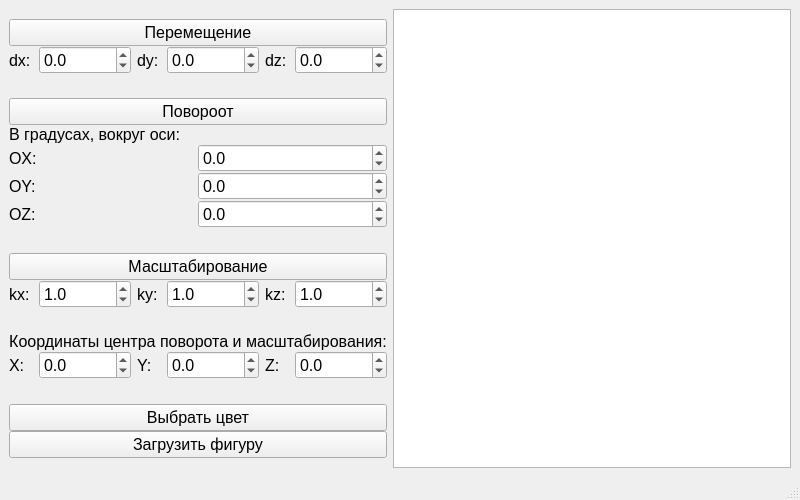
<?xml version="1.0" encoding="UTF-8"?>
<ui version="4.0">
 <class>MainWindow</class>
 <widget class="QMainWindow" name="MainWindow">
  <property name="geometry">
   <rect>
    <x>0</x>
    <y>0</y>
    <width>800</width>
    <height>500</height>
   </rect>
  </property>
  <property name="windowTitle">
   <string>MainWindow</string>
  </property>
  <widget class="QWidget" name="centralwidget">
   <layout class="QHBoxLayout" name="horizontalLayout">
    <item>
     <widget class="QWidget" name="toolbar_wdgt" native="true">
      <property name="maximumSize">
       <size>
        <width>850</width>
        <height>16777215</height>
       </size>
      </property>
      <property name="font">
       <font>
        <pointsize>12</pointsize>
       </font>
      </property>
      <layout class="QVBoxLayout" name="verticalLayout">
       <property name="spacing">
        <number>0</number>
       </property>
       <property name="leftMargin">
        <number>0</number>
       </property>
       <property name="topMargin">
        <number>10</number>
       </property>
       <property name="rightMargin">
        <number>0</number>
       </property>
       <property name="bottomMargin">
        <number>10</number>
       </property>
       <item>
        <widget class="QPushButton" name="shift_btn">
         <property name="font">
          <font>
           <pointsize>12</pointsize>
          </font>
         </property>
         <property name="text">
          <string>Перемещение</string>
         </property>
        </widget>
       </item>
       <item>
        <layout class="QHBoxLayout" name="horizontalLayout_7">
         <property name="spacing">
          <number>6</number>
         </property>
         <item>
          <widget class="QLabel" name="label_10">
           <property name="sizePolicy">
            <sizepolicy hsizetype="Minimum" vsizetype="Preferred">
             <horstretch>0</horstretch>
             <verstretch>0</verstretch>
            </sizepolicy>
           </property>
           <property name="font">
            <font>
             <pointsize>12</pointsize>
            </font>
           </property>
           <property name="text">
            <string>dx:</string>
           </property>
          </widget>
         </item>
         <item>
          <widget class="QDoubleSpinBox" name="dx_dsp">
           <property name="font">
            <font>
             <pointsize>12</pointsize>
            </font>
           </property>
           <property name="frame">
            <bool>true</bool>
           </property>
           <property name="decimals">
            <number>1</number>
           </property>
           <property name="minimum">
            <double>-10000.000000000000000</double>
           </property>
           <property name="maximum">
            <double>10000.000000000000000</double>
           </property>
           <property name="singleStep">
            <double>10.000000000000000</double>
           </property>
          </widget>
         </item>
         <item>
          <widget class="QLabel" name="label_11">
           <property name="font">
            <font>
             <pointsize>12</pointsize>
            </font>
           </property>
           <property name="text">
            <string>dy:</string>
           </property>
          </widget>
         </item>
         <item>
          <widget class="QDoubleSpinBox" name="dy_dsp">
           <property name="font">
            <font>
             <pointsize>12</pointsize>
            </font>
           </property>
           <property name="frame">
            <bool>true</bool>
           </property>
           <property name="decimals">
            <number>1</number>
           </property>
           <property name="minimum">
            <double>-10000.000000000000000</double>
           </property>
           <property name="maximum">
            <double>10000.000000000000000</double>
           </property>
           <property name="singleStep">
            <double>10.000000000000000</double>
           </property>
          </widget>
         </item>
         <item>
          <widget class="QLabel" name="label_4">
           <property name="text">
            <string>dz:</string>
           </property>
          </widget>
         </item>
         <item>
          <widget class="QDoubleSpinBox" name="dz_dsp">
           <property name="font">
            <font>
             <pointsize>12</pointsize>
            </font>
           </property>
           <property name="frame">
            <bool>true</bool>
           </property>
           <property name="decimals">
            <number>1</number>
           </property>
           <property name="minimum">
            <double>-10000.000000000000000</double>
           </property>
           <property name="maximum">
            <double>10000.000000000000000</double>
           </property>
           <property name="singleStep">
            <double>10.000000000000000</double>
           </property>
          </widget>
         </item>
        </layout>
       </item>
       <item>
        <spacer name="verticalSpacer_2">
         <property name="orientation">
          <enum>Qt::Vertical</enum>
         </property>
         <property name="sizeHint" stdset="0">
          <size>
           <width>20</width>
           <height>40</height>
          </size>
         </property>
        </spacer>
       </item>
       <item>
        <widget class="QPushButton" name="rotate_btn">
         <property name="font">
          <font>
           <pointsize>12</pointsize>
          </font>
         </property>
         <property name="text">
          <string>Повороот</string>
         </property>
        </widget>
       </item>
       <item>
        <widget class="QLabel" name="label_7">
         <property name="text">
          <string>В градусах, вокруг оси:</string>
         </property>
        </widget>
       </item>
       <item>
        <layout class="QHBoxLayout" name="horizontalLayout_5">
         <item>
          <widget class="QLabel" name="label_9">
           <property name="text">
            <string>OX:</string>
           </property>
          </widget>
         </item>
         <item>
          <widget class="QDoubleSpinBox" name="x_angle_dsp">
           <property name="font">
            <font>
             <pointsize>12</pointsize>
            </font>
           </property>
           <property name="decimals">
            <number>1</number>
           </property>
           <property name="minimum">
            <double>-10000.000000000000000</double>
           </property>
           <property name="maximum">
            <double>10000.000000000000000</double>
           </property>
           <property name="singleStep">
            <double>10.000000000000000</double>
           </property>
          </widget>
         </item>
        </layout>
       </item>
       <item>
        <layout class="QHBoxLayout" name="horizontalLayout_6">
         <item>
          <widget class="QLabel" name="label_14">
           <property name="text">
            <string>OY:</string>
           </property>
          </widget>
         </item>
         <item>
          <widget class="QDoubleSpinBox" name="y_angle_dsp">
           <property name="font">
            <font>
             <pointsize>12</pointsize>
            </font>
           </property>
           <property name="decimals">
            <number>1</number>
           </property>
           <property name="minimum">
            <double>-10000.000000000000000</double>
           </property>
           <property name="maximum">
            <double>10000.000000000000000</double>
           </property>
           <property name="singleStep">
            <double>10.000000000000000</double>
           </property>
          </widget>
         </item>
        </layout>
       </item>
       <item>
        <layout class="QHBoxLayout" name="horizontalLayout_4">
         <item>
          <widget class="QLabel" name="label_8">
           <property name="text">
            <string>OZ:</string>
           </property>
          </widget>
         </item>
         <item>
          <widget class="QDoubleSpinBox" name="z_angle_dsp">
           <property name="font">
            <font>
             <pointsize>12</pointsize>
            </font>
           </property>
           <property name="decimals">
            <number>1</number>
           </property>
           <property name="minimum">
            <double>-10000.000000000000000</double>
           </property>
           <property name="maximum">
            <double>10000.000000000000000</double>
           </property>
           <property name="singleStep">
            <double>10.000000000000000</double>
           </property>
          </widget>
         </item>
        </layout>
       </item>
       <item>
        <spacer name="verticalSpacer_3">
         <property name="orientation">
          <enum>Qt::Vertical</enum>
         </property>
         <property name="sizeHint" stdset="0">
          <size>
           <width>20</width>
           <height>40</height>
          </size>
         </property>
        </spacer>
       </item>
       <item>
        <widget class="QPushButton" name="scaling_btn">
         <property name="font">
          <font>
           <pointsize>12</pointsize>
          </font>
         </property>
         <property name="styleSheet">
          <string notr="true"/>
         </property>
         <property name="text">
          <string>Масштабирование</string>
         </property>
        </widget>
       </item>
       <item>
        <layout class="QHBoxLayout" name="horizontalLayout_8">
         <property name="spacing">
          <number>6</number>
         </property>
         <item>
          <widget class="QLabel" name="label_12">
           <property name="sizePolicy">
            <sizepolicy hsizetype="Minimum" vsizetype="Preferred">
             <horstretch>0</horstretch>
             <verstretch>0</verstretch>
            </sizepolicy>
           </property>
           <property name="font">
            <font>
             <pointsize>12</pointsize>
            </font>
           </property>
           <property name="text">
            <string>kx:</string>
           </property>
          </widget>
         </item>
         <item>
          <widget class="QDoubleSpinBox" name="kx_dsp">
           <property name="font">
            <font>
             <pointsize>12</pointsize>
            </font>
           </property>
           <property name="frame">
            <bool>true</bool>
           </property>
           <property name="decimals">
            <number>1</number>
           </property>
           <property name="minimum">
            <double>-10000.000000000000000</double>
           </property>
           <property name="maximum">
            <double>10000.000000000000000</double>
           </property>
           <property name="singleStep">
            <double>0.500000000000000</double>
           </property>
           <property name="value">
            <double>1.000000000000000</double>
           </property>
          </widget>
         </item>
         <item>
          <widget class="QLabel" name="label_13">
           <property name="font">
            <font>
             <pointsize>12</pointsize>
            </font>
           </property>
           <property name="text">
            <string>ky:</string>
           </property>
          </widget>
         </item>
         <item>
          <widget class="QDoubleSpinBox" name="ky_dsp">
           <property name="font">
            <font>
             <pointsize>12</pointsize>
            </font>
           </property>
           <property name="frame">
            <bool>true</bool>
           </property>
           <property name="decimals">
            <number>1</number>
           </property>
           <property name="minimum">
            <double>-10000.000000000000000</double>
           </property>
           <property name="maximum">
            <double>10000.000000000000000</double>
           </property>
           <property name="singleStep">
            <double>0.500000000000000</double>
           </property>
           <property name="value">
            <double>1.000000000000000</double>
           </property>
          </widget>
         </item>
         <item>
          <widget class="QLabel" name="label_6">
           <property name="text">
            <string>kz:</string>
           </property>
          </widget>
         </item>
         <item>
          <widget class="QDoubleSpinBox" name="kz_dsp">
           <property name="font">
            <font>
             <pointsize>12</pointsize>
            </font>
           </property>
           <property name="frame">
            <bool>true</bool>
           </property>
           <property name="decimals">
            <number>1</number>
           </property>
           <property name="minimum">
            <double>-10000.000000000000000</double>
           </property>
           <property name="maximum">
            <double>10000.000000000000000</double>
           </property>
           <property name="singleStep">
            <double>0.500000000000000</double>
           </property>
           <property name="value">
            <double>1.000000000000000</double>
           </property>
          </widget>
         </item>
        </layout>
       </item>
       <item>
        <spacer name="verticalSpacer_4">
         <property name="orientation">
          <enum>Qt::Vertical</enum>
         </property>
         <property name="sizeHint" stdset="0">
          <size>
           <width>20</width>
           <height>40</height>
          </size>
         </property>
        </spacer>
       </item>
       <item>
        <widget class="QLabel" name="label_3">
         <property name="sizePolicy">
          <sizepolicy hsizetype="Preferred" vsizetype="Fixed">
           <horstretch>0</horstretch>
           <verstretch>0</verstretch>
          </sizepolicy>
         </property>
         <property name="font">
          <font>
           <pointsize>12</pointsize>
           <weight>50</weight>
           <bold>false</bold>
          </font>
         </property>
         <property name="text">
          <string>Координаты центра поворота и масштабирования:</string>
         </property>
         <property name="alignment">
          <set>Qt::AlignCenter</set>
         </property>
        </widget>
       </item>
       <item>
        <layout class="QHBoxLayout" name="horizontalLayout_2">
         <property name="spacing">
          <number>6</number>
         </property>
         <item>
          <widget class="QLabel" name="label">
           <property name="sizePolicy">
            <sizepolicy hsizetype="Minimum" vsizetype="Preferred">
             <horstretch>0</horstretch>
             <verstretch>0</verstretch>
            </sizepolicy>
           </property>
           <property name="font">
            <font>
             <pointsize>12</pointsize>
            </font>
           </property>
           <property name="text">
            <string>X:</string>
           </property>
          </widget>
         </item>
         <item>
          <widget class="QDoubleSpinBox" name="cx_dsp">
           <property name="font">
            <font>
             <pointsize>12</pointsize>
            </font>
           </property>
           <property name="frame">
            <bool>true</bool>
           </property>
           <property name="decimals">
            <number>1</number>
           </property>
           <property name="minimum">
            <double>-10000.000000000000000</double>
           </property>
           <property name="maximum">
            <double>10000.000000000000000</double>
           </property>
           <property name="singleStep">
            <double>10.000000000000000</double>
           </property>
          </widget>
         </item>
         <item>
          <widget class="QLabel" name="label_2">
           <property name="font">
            <font>
             <pointsize>12</pointsize>
            </font>
           </property>
           <property name="text">
            <string>Y:</string>
           </property>
          </widget>
         </item>
         <item>
          <widget class="QDoubleSpinBox" name="cy_dsp">
           <property name="font">
            <font>
             <pointsize>12</pointsize>
            </font>
           </property>
           <property name="frame">
            <bool>true</bool>
           </property>
           <property name="decimals">
            <number>1</number>
           </property>
           <property name="minimum">
            <double>-10000.000000000000000</double>
           </property>
           <property name="maximum">
            <double>10000.000000000000000</double>
           </property>
           <property name="singleStep">
            <double>10.000000000000000</double>
           </property>
          </widget>
         </item>
         <item>
          <widget class="QLabel" name="label_5">
           <property name="font">
            <font>
             <pointsize>12</pointsize>
            </font>
           </property>
           <property name="text">
            <string>Z:</string>
           </property>
          </widget>
         </item>
         <item>
          <widget class="QDoubleSpinBox" name="cz_dsp">
           <property name="font">
            <font>
             <pointsize>12</pointsize>
            </font>
           </property>
           <property name="frame">
            <bool>true</bool>
           </property>
           <property name="decimals">
            <number>1</number>
           </property>
           <property name="minimum">
            <double>-10000.000000000000000</double>
           </property>
           <property name="maximum">
            <double>10000.000000000000000</double>
           </property>
           <property name="singleStep">
            <double>10.000000000000000</double>
           </property>
          </widget>
         </item>
        </layout>
       </item>
       <item>
        <spacer name="verticalSpacer">
         <property name="orientation">
          <enum>Qt::Vertical</enum>
         </property>
         <property name="sizeHint" stdset="0">
          <size>
           <width>20</width>
           <height>40</height>
          </size>
         </property>
        </spacer>
       </item>
       <item>
        <widget class="QPushButton" name="select_color_btn">
         <property name="text">
          <string>Выбрать цвет</string>
         </property>
        </widget>
       </item>
       <item>
        <widget class="QPushButton" name="load_btn">
         <property name="font">
          <font>
           <pointsize>12</pointsize>
          </font>
         </property>
         <property name="text">
          <string>Загрузить фигуру</string>
         </property>
        </widget>
       </item>
      </layout>
     </widget>
    </item>
    <item>
     <widget class="QGraphicsView" name="graphicsView">
      <property name="verticalScrollBarPolicy">
       <enum>Qt::ScrollBarAlwaysOff</enum>
      </property>
      <property name="horizontalScrollBarPolicy">
       <enum>Qt::ScrollBarAlwaysOff</enum>
      </property>
     </widget>
    </item>
   </layout>
  </widget>
  <widget class="QMenuBar" name="menubar">
   <property name="geometry">
    <rect>
     <x>0</x>
     <y>0</y>
     <width>800</width>
     <height>22</height>
    </rect>
   </property>
  </widget>
  <widget class="QStatusBar" name="statusbar">
   <property name="font">
    <font>
     <pointsize>11</pointsize>
    </font>
   </property>
  </widget>
 </widget>
 <resources/>
 <connections/>
</ui>
